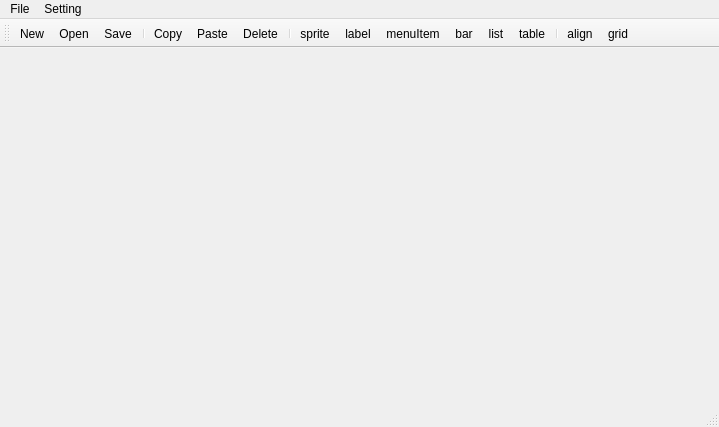
<?xml version="1.0" encoding="UTF-8"?>
<ui version="4.0">
 <class>MainWindow</class>
 <widget class="QMainWindow" name="MainWindow">
  <property name="geometry">
   <rect>
    <x>0</x>
    <y>0</y>
    <width>719</width>
    <height>427</height>
   </rect>
  </property>
  <property name="windowTitle">
   <string>cocos2dUIDesign</string>
  </property>
  <property name="dockOptions">
   <set>QMainWindow::AllowTabbedDocks|QMainWindow::AnimatedDocks</set>
  </property>
  <widget class="QWidget" name="centralWidget"/>
  <widget class="QToolBar" name="mainToolBar">
   <attribute name="toolBarArea">
    <enum>TopToolBarArea</enum>
   </attribute>
   <attribute name="toolBarBreak">
    <bool>false</bool>
   </attribute>
   <addaction name="actionNew"/>
   <addaction name="actionOpen"/>
   <addaction name="actionSave"/>
   <addaction name="separator"/>
   <addaction name="actionCopy"/>
   <addaction name="actionPaste"/>
   <addaction name="actionDelete"/>
   <addaction name="separator"/>
   <addaction name="actionSprite"/>
   <addaction name="actionLabel"/>
   <addaction name="actionMenuItem"/>
   <addaction name="actionBar"/>
   <addaction name="actionList"/>
   <addaction name="actionTable"/>
   <addaction name="separator"/>
   <addaction name="actionAlign"/>
   <addaction name="actionGrid"/>
  </widget>
  <widget class="QStatusBar" name="statusBar"/>
  <widget class="QMenuBar" name="menuBar">
   <property name="geometry">
    <rect>
     <x>0</x>
     <y>0</y>
     <width>719</width>
     <height>22</height>
    </rect>
   </property>
   <widget class="QMenu" name="menuFile">
    <property name="title">
     <string>File</string>
    </property>
    <addaction name="actionSave_As"/>
    <addaction name="actionParse_t2d_to_ui"/>
    <addaction name="actionExport_Code"/>
    <addaction name="separator"/>
    <addaction name="actionQuit"/>
   </widget>
   <widget class="QMenu" name="menuSetting">
    <property name="title">
     <string>Setting</string>
    </property>
    <addaction name="actionWork_Path"/>
    <addaction name="actionSource_Path"/>
   </widget>
   <addaction name="menuFile"/>
   <addaction name="menuSetting"/>
  </widget>
  <action name="actionCopy">
   <property name="text">
    <string>Copy</string>
   </property>
   <property name="shortcut">
    <string>Ctrl+C</string>
   </property>
  </action>
  <action name="actionPaste">
   <property name="text">
    <string>Paste</string>
   </property>
   <property name="shortcut">
    <string>Ctrl+V</string>
   </property>
  </action>
  <action name="actionDelete">
   <property name="text">
    <string>Delete</string>
   </property>
  </action>
  <action name="actionNew">
   <property name="text">
    <string>New</string>
   </property>
  </action>
  <action name="actionOpen">
   <property name="text">
    <string>Open...</string>
   </property>
  </action>
  <action name="actionSave">
   <property name="text">
    <string>Save</string>
   </property>
   <property name="shortcut">
    <string>Ctrl+S</string>
   </property>
  </action>
  <action name="actionSave_As">
   <property name="text">
    <string>Save As...</string>
   </property>
  </action>
  <action name="actionQuit">
   <property name="text">
    <string>Quit</string>
   </property>
  </action>
  <action name="actionSprite">
   <property name="text">
    <string>sprite</string>
   </property>
  </action>
  <action name="actionLabel">
   <property name="text">
    <string>label</string>
   </property>
  </action>
  <action name="actionMenuItem">
   <property name="text">
    <string>menuItem</string>
   </property>
  </action>
  <action name="actionWork_Path">
   <property name="text">
    <string>Work Path...</string>
   </property>
  </action>
  <action name="actionAlign">
   <property name="text">
    <string>align</string>
   </property>
  </action>
  <action name="actionGrid">
   <property name="text">
    <string>grid</string>
   </property>
  </action>
  <action name="actionSource_Path">
   <property name="text">
    <string>Source Path...</string>
   </property>
  </action>
  <action name="actionExport_Code">
   <property name="text">
    <string>Export Code..</string>
   </property>
  </action>
  <action name="actionParse_t2d_to_ui">
   <property name="text">
    <string>parse t2d to ui</string>
   </property>
  </action>
  <action name="actionList">
   <property name="text">
    <string>list</string>
   </property>
  </action>
  <action name="actionBar">
   <property name="text">
    <string>bar</string>
   </property>
  </action>
  <action name="actionTable">
   <property name="text">
    <string>table</string>
   </property>
  </action>
 </widget>
 <layoutdefault spacing="6" margin="11"/>
 <resources/>
 <connections/>
</ui>
